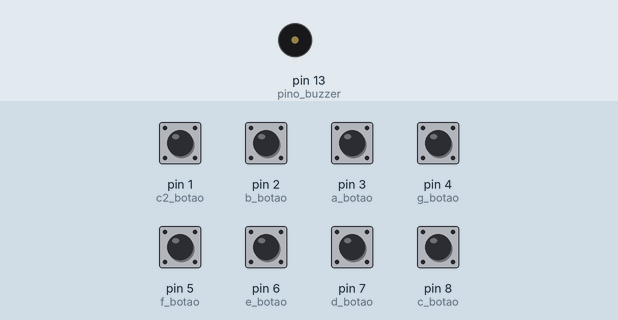
This sketch was run on a simulated Arduino Uno, built with avr-gcc and run on an emulated ATmega328P. Parts: buzzer (waves = sounding). Inputs (shaded band) come from the test bench; at power-on: pin 1 (c2_botao), pin 2 (b_botao), pin 3 (a_botao), pin 4 (g_botao), pin 5 (f_botao), pin 6 (e_botao), pin 7 (d_botao), pin 8 (c_botao) LOW.

Above: at 1.2 s.
1.3 s: pin 2 (b_botao) pulled HIGH for 1 s
At 1.7 s:
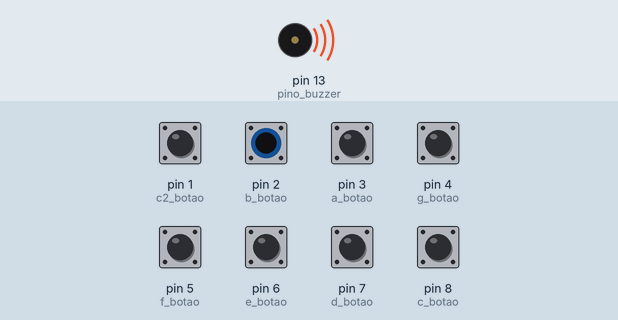
Timing chart, 0 to 4.3 s (numbered marks = the images above; inputs shaded):
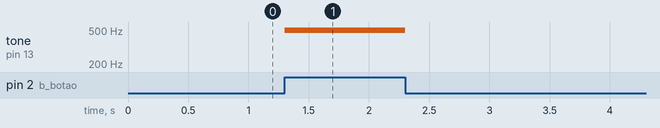

The sketch:

exercicio_do_piano_12_05_20211.ino
```cpp
// Piano

//Notas Musicais
int DO=262;//Nota Dó
int RE=294;//Nota Ré
int MI=330;//Nota Mi
int FA=349;//Nota Fá
int SOL=392;//Nota Sol
int LA=440;//Nota Lá
int SI=494;//Nota Si
int DO_2=523;//Nota Dó2

//Pino do Buzzer
int pino_buzzer=13;

//Botões
int c_botao=8;//Botão de dó
int d_botao=7;//Botão de ré
int e_botao=6;//Botão de mi
int f_botao=5;//Botão de fá
int g_botao=4;//Botão de sol
int a_botao=3;//Botão de lá
int b_botao=2;//Botão de si
int c2_botao=1;//Botão de dó2

//Variável do estado do botão
int botaoC_status;
int botaoD_status;
int botaoE_status;
int botaoF_status;
int botaoG_status;
int botaoA_status;
int botaoB_status;
int botaoC2_status;

//Configurando as portas de entrada e saída de dados:
void setup(){
  pinMode(c_botao, INPUT);
  pinMode(d_botao, INPUT);
  pinMode(e_botao, INPUT);
  pinMode(f_botao, INPUT);
  pinMode(g_botao, INPUT);
  pinMode(a_botao, INPUT);
  pinMode(b_botao, INPUT);
  pinMode(c2_botao, INPUT);

  pinMode(pino_buzzer, OUTPUT);
}


//Atribuindo as notas aos botões:
void loop(){
	//Leitura do estado do botão p/ dó:
  	botaoC_status=digitalRead(c_botao);

  	if(botaoC_status==HIGH){
    	tone(pino_buzzer, DO);
    	delay(500);
    }else{
      noTone(pino_buzzer);
     }
  //Leitura do estado do botão p/ ré:
  	botaoD_status=digitalRead(d_botao);

  	if(botaoD_status==HIGH){
    	tone(pino_buzzer, RE);
    	delay(500);
    }else{
      	noTone(pino_buzzer);
    }
  //Leitura do estado do botão p/ mi:
  	botaoE_status=digitalRead(e_botao);

  	if(botaoE_status==HIGH){
    	tone(pino_buzzer, MI);
    	delay(500);
    }else{
      	noTone(pino_buzzer);
    }
  //Leitura do estado do botão p/ fá:
  	botaoF_status=digitalRead(f_botao);

  	if(botaoF_status==HIGH){
    	tone(pino_buzzer, FA);
    	delay(500);
    }else{
      	noTone(pino_buzzer);
    }
  //Leitura do estado do botão p/ sol:
  	botaoG_status=digitalRead(g_botao);

  	if(botaoG_status==HIGH){
    	tone(pino_buzzer, SOL);
    	delay(500);
    }else{
      	noTone(pino_buzzer);
    }
  //Leitura do estado do botão p/ lá:
  	botaoA_status=digitalRead(a_botao);

  	if(botaoA_status==HIGH){
    	tone(pino_buzzer, LA);
    	delay(500);
    }else{
      	noTone(pino_buzzer);
    }
  //Leitura do estado do botão p/ si:
  	botaoB_status=digitalRead(b_botao);

  	if(botaoB_status==HIGH){
    	tone(pino_buzzer, SI);
    	delay(500);
    }else{
      	noTone(pino_buzzer);
    }
  //Leitura do estado do botão p/ dó2:
  	botaoC2_status=digitalRead(c2_botao);

  	if(botaoC2_status==HIGH){
    	tone(pino_buzzer, DO_2);
    	delay(500);
    }else{
      	noTone(pino_buzzer);
    }
}
```

Measured:
- after the input at 1.3 s, tone on pin 13 (pino_buzzer): silent → 494 Hz at once, → silent 1.0 s later
